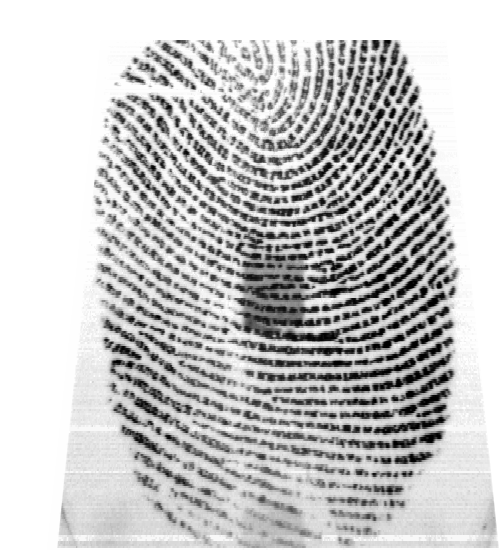
#> input picture Lab4and5/Data/Jess/8.bmp, 500 x 550 px
$ jupyter execute Lab04-Submission.ipynb
#> lines starting #> are read from the running program, lines starting #| are printed output that depends on the picture
<!-- DON'T EDIT THIS CELL! -->
<!-- TYPE SHIFT+ENTER AND GO TO THE NEXT CELL -->

<center>
    <h1>Laboratory Experiment #4</h1>
    <h3>Fingerprint Biometrics - Part I: Preprocessing and Feature Extraction</h3>
</center>

[cell 1]
import skimage
import os
import math
print('The scikit-skimage version is {}.'.format(skimage.__version__))

[cell 2]
import cv2 as cv
import numpy as np

# NOTE: We are using Scikit-Image version 0.18.3
# If you have a version different from that, please open your Anaconda prompt and type:
# conda install -c anaconda scikit-image=0.18.3

from skimage.io import imread
from skimage.util import img_as_ubyte
from skimage.exposure import equalize_hist, equalize_adapthist
from skimage.filters import median
from skimage.measure import find_contours

from scipy.signal.signaltools import wiener

from utils.poincare import calculate_singularities
from utils.segmentation import segmentation
from utils.normalization import normalize
from utils.gabor_filter import gabor_filter
from utils.frequency import ridge_freq
from utils.orientation import calculate_angles, visualize_angles
from utils.crossing_number import calculate_minutiae
from utils.skeletonize import skeletonize
from utils.MatchGaborFeat import MatchGaborFeat
from utils.align2 import align2
from utils.match import match

import matplotlib.pyplot as plt
from matplotlib.patches import Rectangle
import matplotlib as mpl
# setting the default colormap for images only
mpl.rc('image', cmap='gray')

### All the steps above compiled in one function

[cell 3]
def fingerprint_processing(img, block_size=16, threshold=0.4):
    output = {}

    # normalization - removes the effects of sensor noise and finger pressure differences.
    normalized_img = normalize(img.copy(), float(100), float(100))
    output['normalized_img'] = normalized_img

    # segmentation
    (segmented_img, normim, mask) = segmentation(normalized_img,
                                                 block_size,
                                                 threshold)
    output['segmented_img'] = segmented_img
    output['normim'] = normim
    output['mask'] = mask

    # orientation estimation
    angles = calculate_angles(normalized_img,
                              W=block_size, smooth=True)
    output['angles'] = angles

    # find the overall frequency of ridges
    freq = ridge_freq(normim, mask, angles,
                      block_size, kernel_size=5,
                      minWaveLength=5, maxWaveLength=15)
    output['freq'] = freq

    # create gabor filter and do the actual filtering
    gabor_img = gabor_filter(normim, angles, freq, block_size)
    output['gabor_img'] = gabor_img

    # create the skeleton
    thin_image = skeletonize(gabor_img)
    output['thin_image'] = thin_image

    # find the minutiae
    minutiae_lst, minutiae_img, minutiae_arr = calculate_minutiae(thin_image, mask)
    output['minutiae_lst'] = minutiae_lst
    output['minutiae_img'] = minutiae_img
    output['minutiae_array'] = minutiae_arr
    print('Total of minutiae detected: %d' % (len(minutiae_lst)))

    # singularities
    singularities_lst, singularities_img = calculate_singularities(thin_image,
                                                                   angles, block_size,
                                                                   mask)
    print('Total of singularities detected: %d' % (len(singularities_lst)))

    output['singularities_lst'] = singularities_lst
    output['singularities_img'] = singularities_img

    return output

## Exercises

**General Marks**
1. Introduction (a paragraph about the purpose of the lab).
2. (10 marks) Description of the result on each exercise  with illustrations/graphs and analysis of the results (marks are distributed as shown in the Exercise section).
3. Conclusion (a paragraph on what is the main take-out of the lab).

### Introduction

This lab is the first part of a 2 week fingerprint classification exercise. In this lab we will investigate different pre-processing techniques and how they contribute to feature extraction. By adding additional pre-processing steps or altering input parameters we will get familar with how each of these tehcniques operate. In the next lab we will use our pre-processed samples for classification models.

**PART I: Specific Questions**

A detailed description of each exercise to be included in your report (10 marks total) is given below:

- **Exercise 1** (3 marks): Select **two fingerprints of different quality (one good and one bad one) from two different fingers each (4 in total)**. Modify the Lab notebook (`Lab04-Fingerprint1.ipynb`) by adding the **histogram equalization** step. For each fingerprint, perform all the pre-processing, and then add the histogram equalization. Compare the quantity of minutiae and singularities detected WITHOUT and WITH  the histogram equalization step. Record the number of minutiae, the number of singularities for each case. Draw the conclusions from this comparison.

[cell 4]
# Pick good and bad quality fingerprints and display images

path = os.getcwd() + '/Data/'
r_good = img_as_ubyte(imread(path + 'Jess/8.bmp', as_gray=True))
#> r_good: shape (550, 500); min 0, max 255, mean 197.4
r_bad = img_as_ubyte(imread(path + 'Jess/4.bmp', as_gray=True))
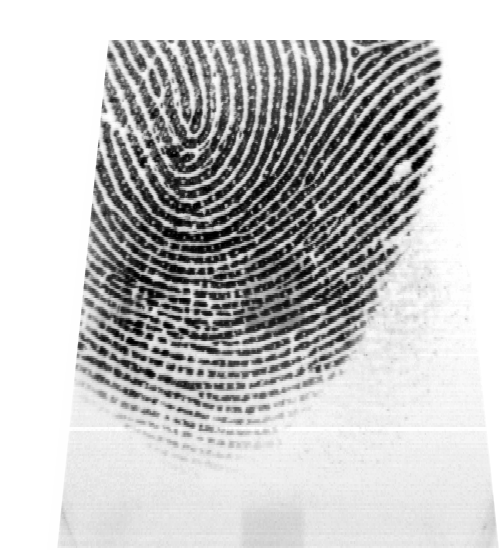
#> input picture Lab4and5/Data/Jess/4.bmp, 500 x 550 px
#> r_bad: shape (550, 500); min 0, max 255, mean 195

l_good = img_as_ubyte(imread(path + 'JessLeft/7.bmp', as_gray=True))
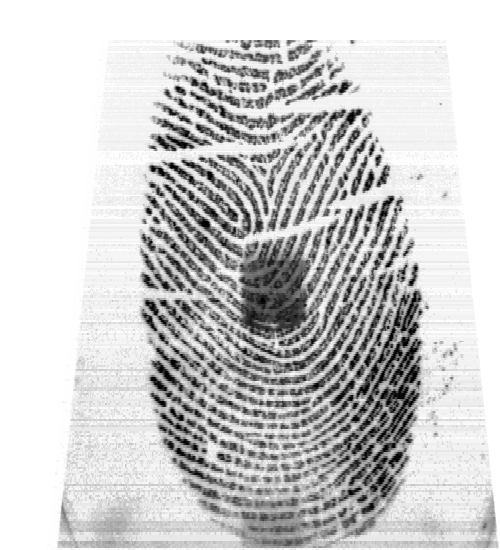
#> input picture Lab4and5/Data/JessLeft/7.bmp, 500 x 550 px
#> l_good: shape (550, 500); min 0, max 255, mean 204.1
l_bad = img_as_ubyte(imread(path + 'JessLeft/1.bmp', as_gray=True))
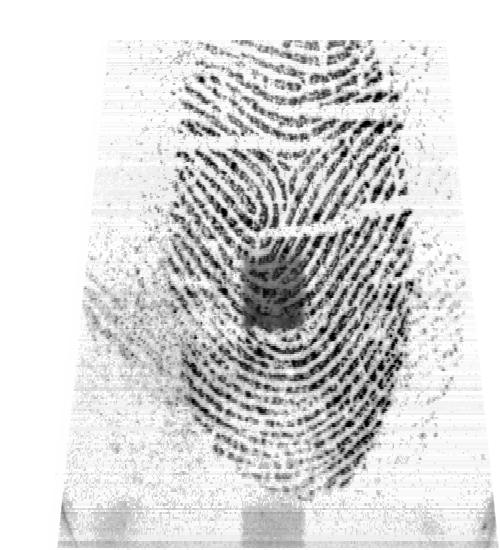
#> input picture Lab4and5/Data/JessLeft/1.bmp, 500 x 550 px
#> l_bad: shape (550, 500); min 0, max 255, mean 216.4

plt.figure(figsize=(10, 10))
plt.subplot(221)
plt.imshow(r_good);
plt.title("Right Thumb - Good")
plt.subplot(222)
plt.imshow(r_bad);
plt.title("Right Thumb - Bad")

plt.subplot(223)
plt.imshow(l_good);
plt.title("Left Pointer - Good")
plt.subplot(224)
plt.imshow(l_bad);
plt.title("Left Pointer - Bad")
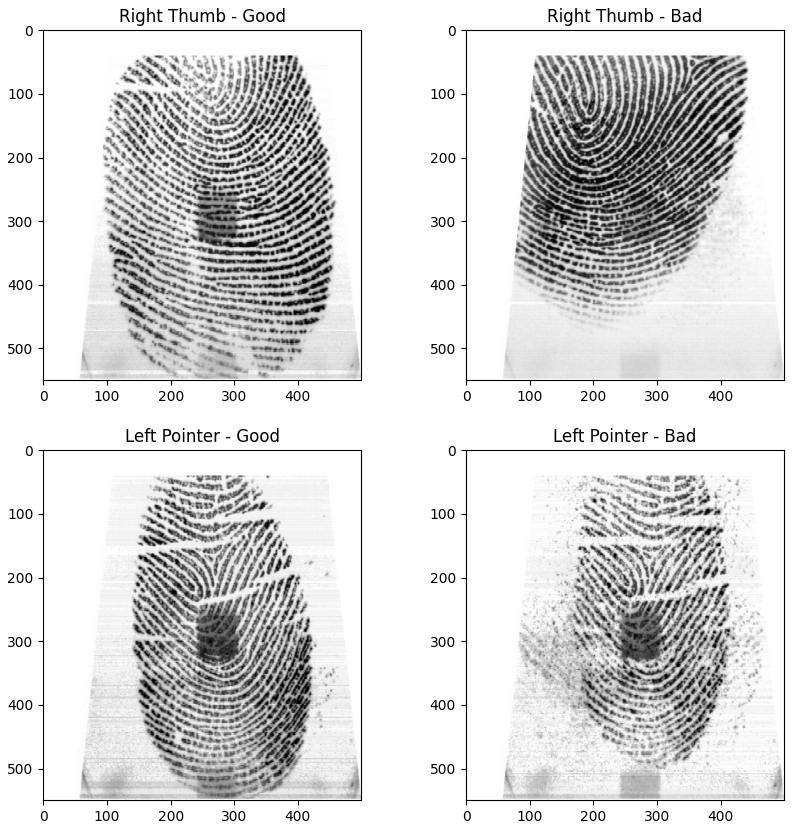
#> figure drawn by matplotlib, 4 panels

[cell 5]
# Run processing and histogram equalization on each

# parameters for processing
seg_threshold = 0.4
block_size = 16

# processing
print("Right Thumb - Good")
print("Processing ------------- ")
fingerprint_processing(r_good, block_size=block_size, threshold=seg_threshold)
#> (the call stopped at in fingerprint_processing, `normalized_img = normalize(img.copy(), float(100), float(100))`: utils is not available in this run)
print("Histogram Equilization ------------- ")
fingerprint_processing(img_as_ubyte(equalize_hist(r_good)), block_size=block_size, threshold=seg_threshold)
#> (the call stopped at in fingerprint_processing, `normalized_img = normalize(img.copy(), float(100), float(100))`: utils is not available in this run)
print("Adaptive Histogram Equilization ------------- ")
fingerprint_processing(img_as_ubyte(equalize_adapthist(r_good)), block_size=block_size, threshold=seg_threshold)
#> (the call stopped at in fingerprint_processing, `normalized_img = normalize(img.copy(), float(100), float(100))`: utils is not available in this run)
print("\n")

print("Right Thumb - Bad")
print("Processing ------------- ")
fingerprint_processing(r_bad, block_size=block_size, threshold=seg_threshold)
#> (the call stopped at in fingerprint_processing, `normalized_img = normalize(img.copy(), float(100), float(100))`: utils is not available in this run)
print("Histogram Equilization ------------- ")
fingerprint_processing(img_as_ubyte(equalize_hist(r_bad)), block_size=block_size, threshold=seg_threshold)
#> (the call stopped at in fingerprint_processing, `normalized_img = normalize(img.copy(), float(100), float(100))`: utils is not available in this run)
print("Adaptive Histogram Equilization ------------- ")
fingerprint_processing(img_as_ubyte(equalize_adapthist(r_bad)), block_size=block_size, threshold=seg_threshold)
#> (the call stopped at in fingerprint_processing, `normalized_img = normalize(img.copy(), float(100), float(100))`: utils is not available in this run)
print("\n")

print("Left Pointer - Good")
print("Processing ------------- ")
fingerprint_processing(l_good, block_size=block_size, threshold=seg_threshold)
#> (the call stopped at in fingerprint_processing, `normalized_img = normalize(img.copy(), float(100), float(100))`: utils is not available in this run)
